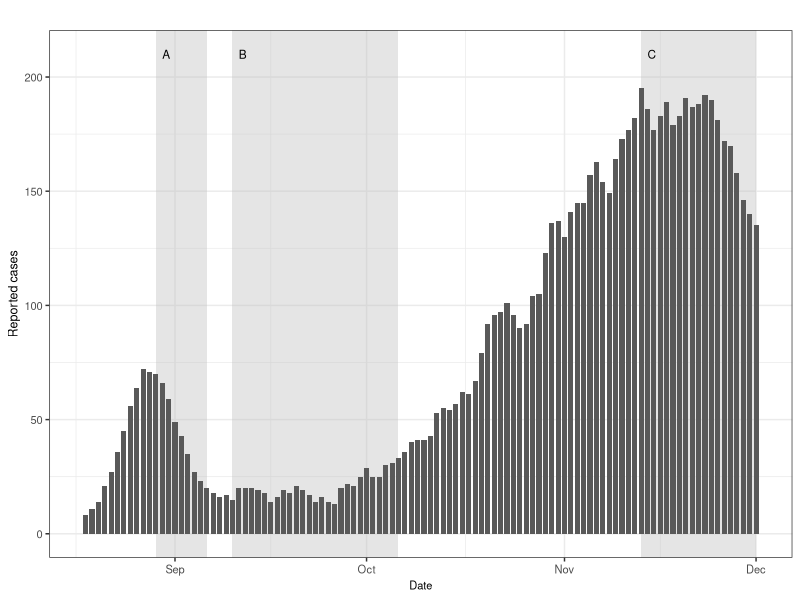
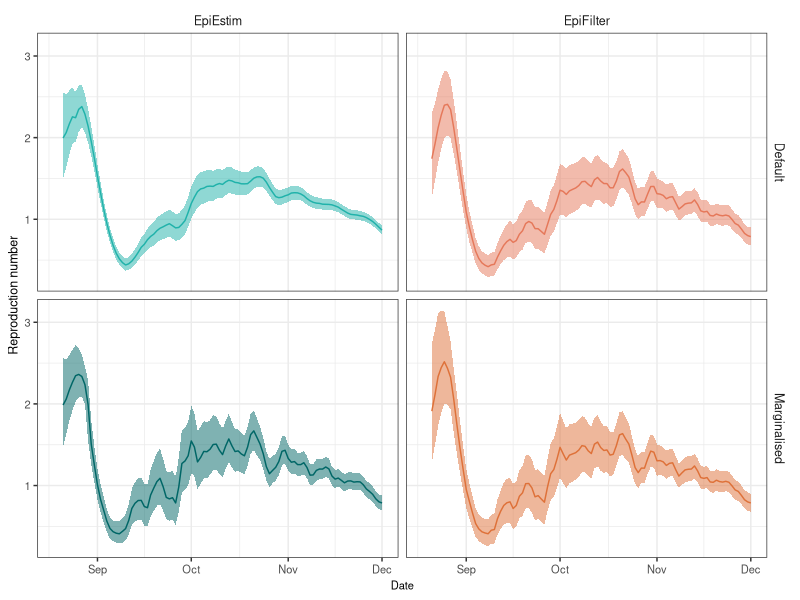
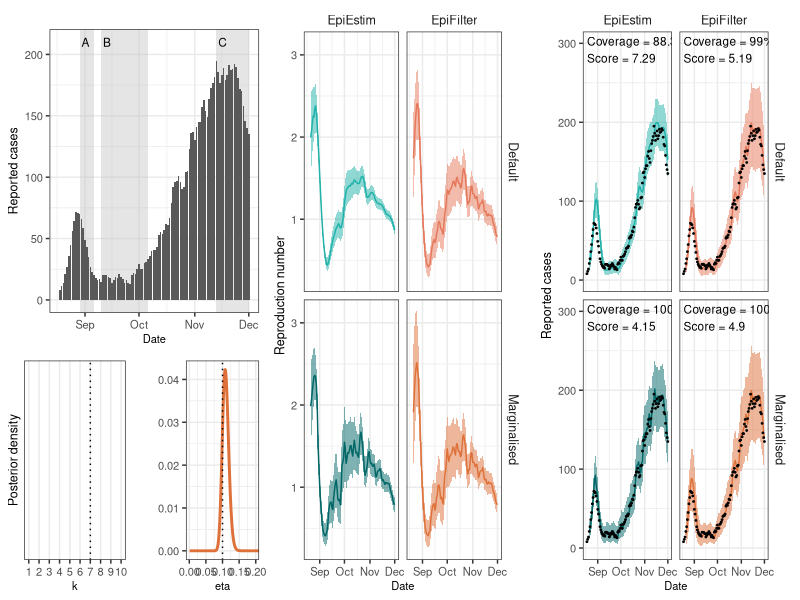
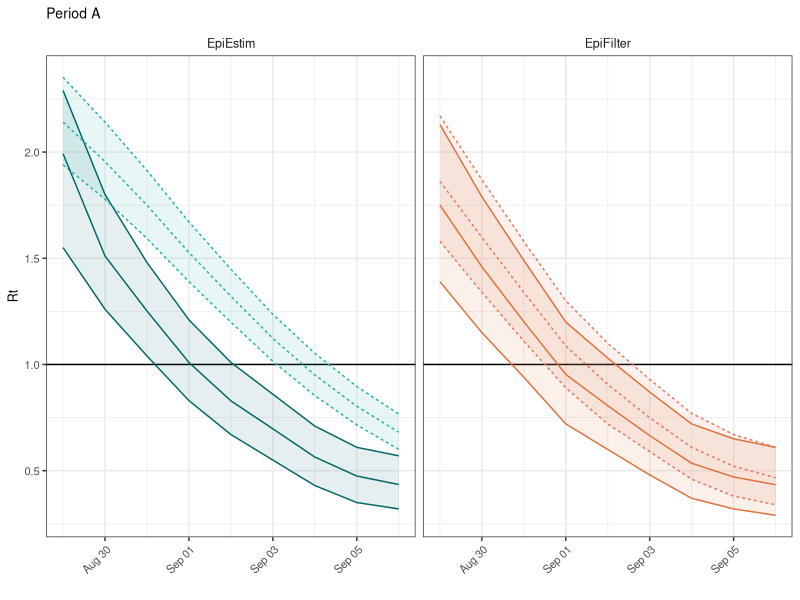
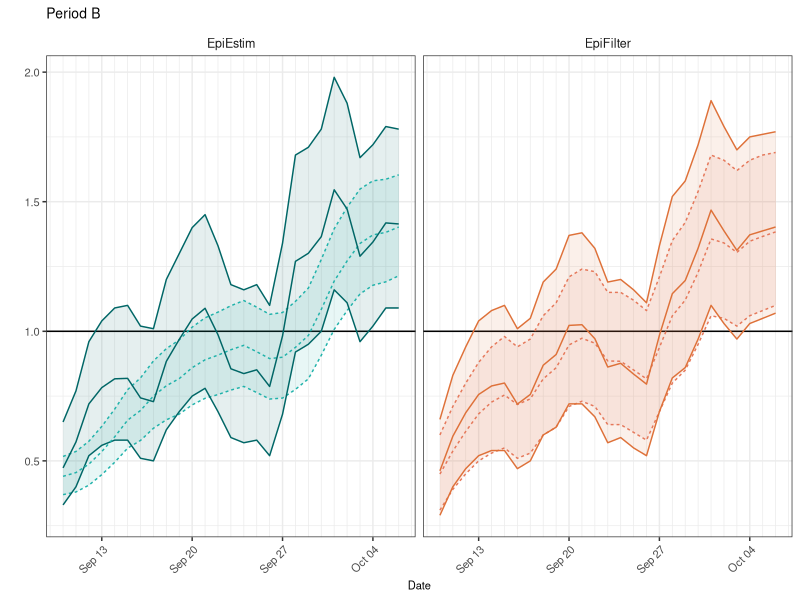
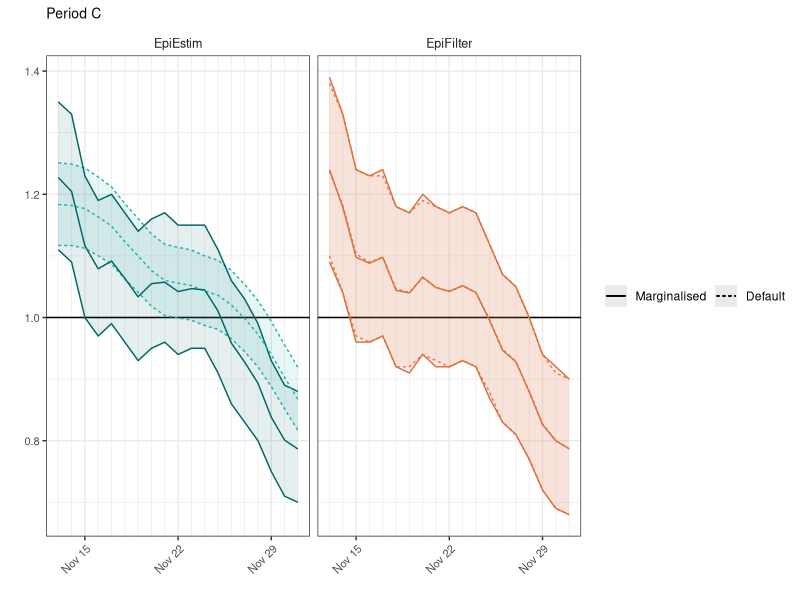
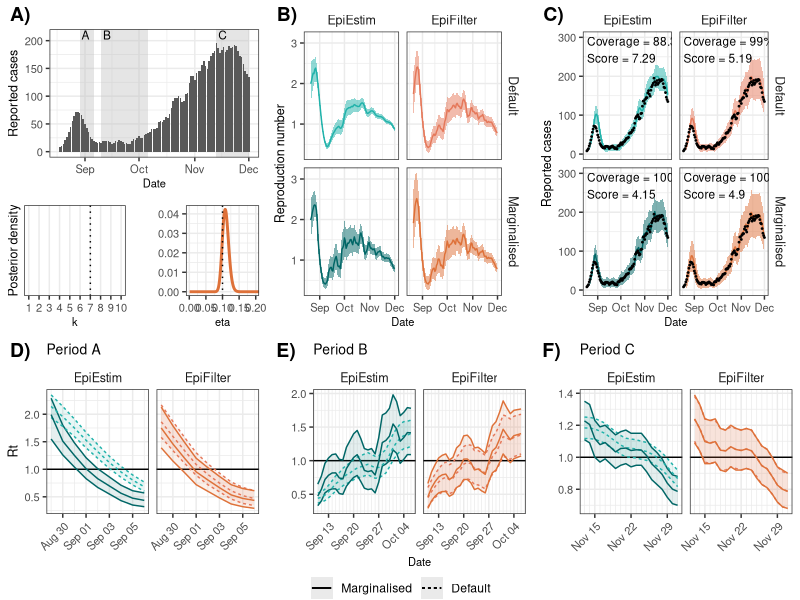

Write the R code that produced these figures, in order. (Note: this script raises an error after producing the figures.)

rm(list=ls())

library(tidyverse)
library(cowplot)

custom_theme <- theme_bw() +
  theme(
    axis.title.y = element_text(size=9),
    axis.title.x = element_text(size=8),
    axis.text = element_text(size=8),
    strip.background = element_blank(),
    strip.text = element_text(size=9),
    plot.title = element_text(hjust = 0.5, size=10)#,
    # panel.grid = element_blank()
  )

windin=3

perioda_st = as.Date("2021-08-29")
perioda_en = as.Date("2021-09-06")
periodb_st = as.Date("2021-09-10")
periodb_en = as.Date("2021-10-06")
periodc_st = as.Date("2021-11-13")
periodc_en = as.Date("2021-12-01")

# Load the data
df = read.csv("paper/outputs/02nzcovid.csv")
df_eepost = read.csv("paper/outputs/02nzcovid_epiestimposteriors.csv")
df_efpost = read.csv("paper/outputs/02nzcovid_epifilterposteriors.csv")

# Clean the data
df$fit = ifelse(grepl("Conditional", df$fit), "Default", df$fit)
df = df %>%
  mutate(NameForColors=paste0(model, fit),
         date = as.Date("2021-08-18") - 1 + t) %>%
  filter(date <= as.Date("2021-12-01")) %>%
  mutate(fit2 = factor(fit, levels=c("Marginalised", "Default")),
         fit=factor(fit, levels=c("Default", "Marginalised")))

# Append colors
colors <- c(EpiEstimMarginalised="#006666", EpiEstimDefault="#20B2AA",
            EpiFilterMarginalised="#DE7139", EpiFilterDefault="#E5785A")

# Calculate coverage statistics
df_coverage = df %>%
  filter(t>windin) %>%
  group_by(simulation, model, fit) %>%
  summarise(Rt_coverage = 100*round(mean((TrueRt <= upper) & (TrueRt >= lower)), digits=3),
            Ct_coverage = 100*round(mean((Cases <= upper_cases) & (Cases >= lower_cases)), digits=3),
            score = signif(mean(crps), 3))



# Plot the raw data
plt_data_rw = ggplot(df %>% filter(simulation=="Random walk", model=="EpiEstim", fit=="Marginalised")) +
  geom_rect(aes(xmin=perioda_st, xmax=perioda_en, ymin=-Inf, ymax=Inf), fill="gray", alpha=0.4, data=.%>%filter(t==1)) +
  geom_rect(aes(xmin=periodb_st, xmax=periodb_en, ymin=-Inf, ymax=Inf), fill="gray", alpha=0.4, data=.%>%filter(t==1)) +
  geom_rect(aes(xmin=periodc_st, xmax=periodc_en, ymin=-Inf, ymax=Inf), fill="gray", alpha=0.4, data=.%>%filter(t==1)) +
  annotate("text", x=perioda_st+1, y=210, label="A", hjust=0, size=3) +
  annotate("text", x=periodb_st+1, y=210, label="B", hjust=0, size=3) +
  annotate("text", x=periodc_st+1, y=210, label="C", hjust=0, size=3) +
  geom_col(aes(x=date, y=Cases), width = 0.8) +
  # scale_x_continuous(limits = c(0, 100)) +
  custom_theme +
  xlab("Date") + ylab("Reported cases") +
  ggtitle("")
plt_data_rw

# Plot posteriors
plt_post_rw = ggplot(df %>% filter(simulation=="Random walk")) +
  geom_ribbon(aes(x=date, ymin=lower, ymax=upper, fill=NameForColors), data=.%>%filter(t>windin), alpha=0.5) +
  geom_line(aes(x=date, y=mean, color=NameForColors), data=.%>%filter(t>windin)) +
  geom_line(aes(x=date, y=TrueRt), color="black", lwd=0.3) +
  facet_grid(fit~model) +
  # coord_cartesian(ylim=c(0.2, 2.0)) +
  ylab("Reproduction number") + xlab("Date") +
  custom_theme +
  scale_fill_manual(values=colors) +
  scale_color_manual(values=colors) +
  theme(legend.position="none")
plt_post_rw

# Plot predictive posteriors
plt_predpost_rw = ggplot(df %>% filter(simulation=="Random walk")) +
  geom_ribbon(aes(x=date, ymin=lower_cases, ymax=upper_cases, fill=NameForColors), data=.%>%filter(t>windin), alpha=0.5) +
  geom_line(aes(x=date, y=mean_cases, color=NameForColors), data=.%>%filter(t>windin)) +
  geom_point(aes(x=date, y=Cases), color="black", size=0.3) +
  geom_text(data = df_coverage %>% filter(simulation == "Random walk"),
            aes(x = min(df$date), y = Inf, label = paste0("Coverage = ", Ct_coverage, "%\nScore = ", score)),
            hjust = 0, vjust = 1.2, size = 3, color = "black") +
  facet_grid(fit~model) +
  coord_cartesian(ylim=c(0,300)) +
  ylab("Reported cases") + xlab("Date") +
  custom_theme +
  scale_fill_manual(values=colors) +
  scale_color_manual(values=colors) +
  theme(legend.position="none")


# Plot parameter estimates
xlims = c(0, 0.2)

plt_param_rw_ef = ggplot(df_efpost %>% filter(simulation=="Random walk")) +
  geom_line(aes(x=eta, y=p), color="#DE7139", lwd=1) +
  geom_vline(xintercept=0.1, color="black", linetype="dotted") +
  custom_theme +
  coord_cartesian(xlim=xlims) +
  xlab("eta") + ylab("")

plt_param_rw_ee = ggplot(df_eepost %>% filter(simulation=="Random walk")) +
  geom_col(aes(x=k, y=p), fill="#006666") +
  custom_theme +
  xlab("k") + ylab("Posterior density") +
  scale_x_continuous(breaks=seq(1,10), labels=seq(1,10), limits=c(1,10), minor_breaks=NULL) +
  geom_vline(xintercept=7, color="black", linetype="dotted")

plt_param_rw = plot_grid(plt_param_rw_ee, plt_param_rw_ef, ncol=2)



plt = plot_grid(plot_grid(plt_data_rw, plt_param_rw, ncol=1, rel_heights=c(1, 0.7)),
                plt_post_rw,
                plt_predpost_rw,
                ncol=3) 
plt




# Zoomed-in Rt plots

plt_zoom_1 = ggplot(df %>% filter(date<=perioda_en, date>=perioda_st, simulation=="Random walk")) +
  geom_hline(yintercept=1, color="black") +
  geom_ribbon(aes(x=date, ymin=lower, ymax=upper, fill=NameForColors, linetype=fit2), alpha=0.1) +
  geom_line(aes(x=date, y=upper, color=NameForColors, linetype=fit2)) +
  geom_line(aes(x=date, y=lower, color=NameForColors, linetype=fit2)) +
  geom_line(aes(x=date, y=mean, color=NameForColors, linetype=fit2)) +
  facet_wrap(~model, ncol=2) +
  custom_theme  +
  scale_fill_manual(values=colors) +
  scale_color_manual(values=colors) +
  scale_x_date(minor_breaks="1 day") +
  theme(legend.position="none", plot.title = element_text(hjust = 0), axis.text.x = element_text(angle = 45, hjust = 1)) +
  ggtitle("Period A") +
  xlab("") + ylab("Rt")
plt_zoom_1

plt_zoom_2 = ggplot(df %>% filter(date>=periodb_st, date<=periodb_en, simulation=="Random walk")) +
  geom_hline(yintercept=1, color="black") +
  geom_ribbon(aes(x=date, ymin=lower, ymax=upper, fill=NameForColors, linetype=fit2), alpha=0.1) +
  geom_line(aes(x=date, y=upper, color=NameForColors, linetype=fit2)) +
  geom_line(aes(x=date, y=lower, color=NameForColors, linetype=fit2)) +
  geom_line(aes(x=date, y=mean, color=NameForColors, linetype=fit2)) +
  facet_wrap(~model, ncol=2) +
  custom_theme  +
  scale_fill_manual(values=colors) +
  scale_color_manual(values=colors) +
  scale_x_date(minor_breaks="1 day") +
  theme(legend.position="none", plot.title = element_text(hjust = 0), axis.text.x = element_text(angle = 45, hjust = 1)) +
  ggtitle("Period B") +
  xlab("Date") + ylab("")
plt_zoom_2

plt_zoom_3 = ggplot(df %>% filter(date>=periodc_st, date<=periodc_en, simulation=="Random walk")) +
  geom_hline(yintercept=1, color="black") +
  geom_ribbon(aes(x=date, ymin=lower, ymax=upper, fill=NameForColors, linetype=fit2), alpha=0.1) +
  geom_line(aes(x=date, y=upper, color=NameForColors, linetype=fit2)) +
  geom_line(aes(x=date, y=lower, color=NameForColors, linetype=fit2)) +
  geom_line(aes(x=date, y=mean, color=NameForColors, linetype=fit2)) +
  facet_wrap(~model, ncol=2) +
  custom_theme  +
  scale_fill_manual(values=colors) +
  scale_color_manual(values=colors) +
  scale_x_date(minor_breaks="1 day") +
  theme(plot.title = element_text(hjust = 0), axis.text.x = element_text(angle = 45, hjust = 1)) +
  ggtitle("Period C") +
  xlab("") + ylab("") +
  guides(color="none", fill="none", linetype=guide_legend(title=NULL, direction="horizontal"))
plt_zoom_3

legend = get_legend(plt_zoom_3)

plt2 = plot_grid(plot_grid(plt_data_rw, plt_param_rw, ncol=1, rel_heights=c(1, 0.7)),
                 plt_post_rw,
                 plt_predpost_rw,
                 plt_zoom_1,
                 plt_zoom_2,
                 plt_zoom_3 + theme(legend.position="none"),
                 NULL,
                 legend,
                 NULL,
                 ncol=3,
                 rel_heights=c(0.7,0.5,0.05),
                 labels=c("A)", "B)", "C)", "D)", "E)", "F)")) 
plt2
ggsave(paste0("paper/figures/02nzcovid.png"), plt2, dpi=300, width=25, height=14, units="cm")


# Fetch numbers for table

# First window
df1 = df %>%
  filter(date >= perioda_st, date <= perioda_en, simulation=="Random walk") %>%
  group_by(model, fit) %>%
  summarise(lower_det = date[which(lower<1)[1]],
            mean_det = date[which(mean<1)[1]],
            upper_det = date[which(upper<1)[1]])

df2 = df %>%
  filter(date >= periodb_st, date <= periodb_en, simulation=="Random walk") %>%
  group_by(model, fit) %>%
  summarise(lower_det = date[which(lower>1)[1]],
            mean_det = date[which(mean>1)[1]],
            upper_det = date[which(upper>1)[1]])

df3 = df %>%
  filter(date >= periodc_st, date <= periodc_en, simulation=="Random walk") %>%
  group_by(model, fit) %>%
  summarise(lower_det = date[which(lower<1)[1]],
            mean_det = date[which(mean<1)[1]],
            upper_det = date[which(upper<1)[1]])
